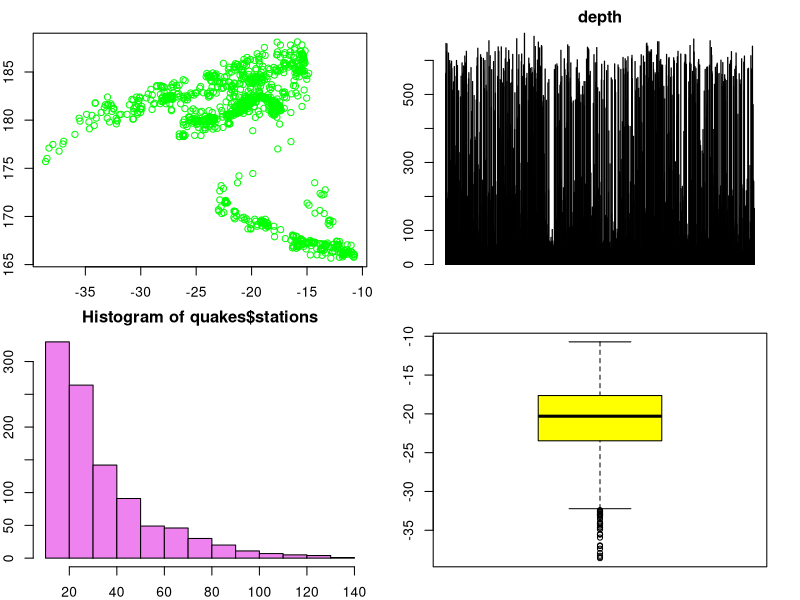

Source code (R): (Note: this script raises an error after producing the figure.)
quake<-datasets:: quakes
par(mfrow=c(2,2), mar=c(2,2,2,2), las=0, bty='o')
plot(quakes$lat, quakes$long, col="green",type="p")
barplot(quakes$depth, main="depth",col="orange")
hist(quakes$stations, col="violet")
boxplot(quakes$lat, col="yellow")
skewness(quakes$depth)
skewness(quakes$mag)
plot(density(quakes$lat))
kurtosis(quakes$depth)
kurtosis(quakes$mag)
var(quakes$lat)
sd(quakes$depth, na.rm=T)
sd(quakes$depth)